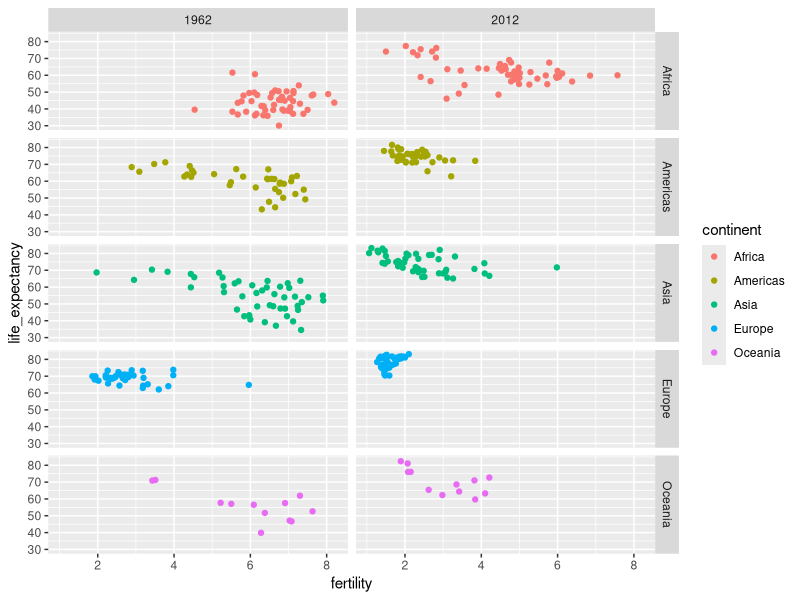
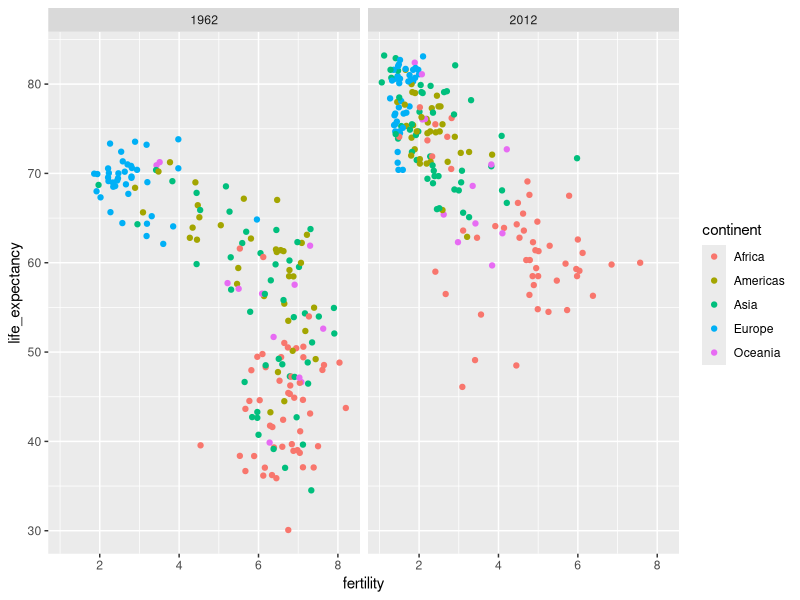
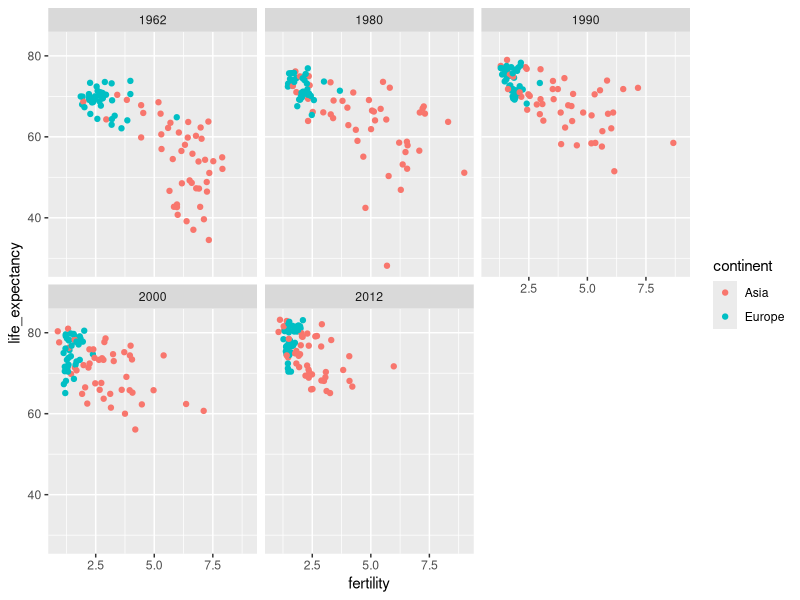

Recreate these plots in R, in order.
# facet by continent and year
library(tidyverse)
library(dslabs)

filter(gapminder, year %in% c(1962, 2012)) %>%
  ggplot(aes(fertility, life_expectancy, col = continent)) +
  geom_point() +
  facet_grid(continent ~ year)

# facet by year only
filter(gapminder, year %in% c(1962, 2012)) %>%
  ggplot(aes(fertility, life_expectancy, col = continent)) +
  geom_point() +
  facet_grid(. ~ year)

# facet by year, plots wrapped onto multiple rows
years <- c(1962, 1980, 1990, 2000, 2012)
continents <- c("Europe", "Asia")
gapminder %>%
  filter(year %in% years & continent %in% continents) %>%
  ggplot(aes(fertility, life_expectancy, col = continent)) +
  geom_point() +
  facet_wrap(~year)
